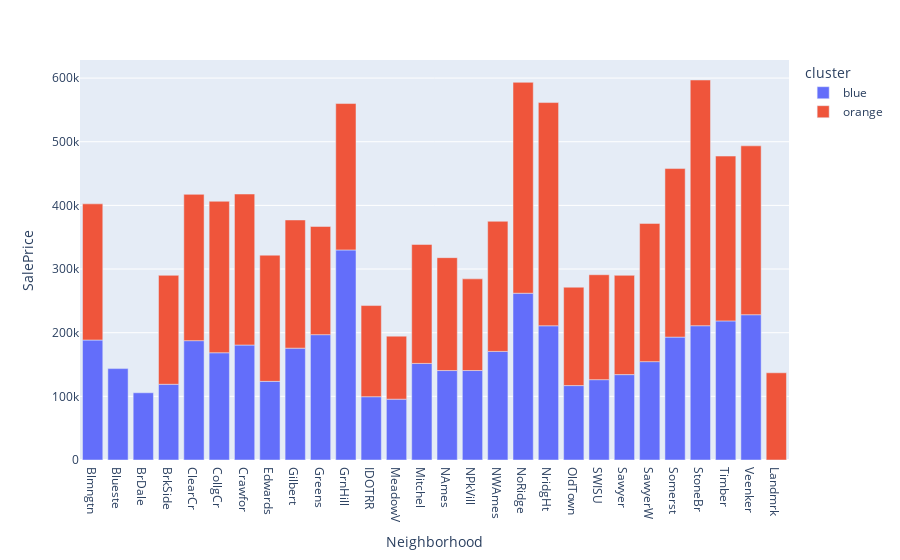

Notebook source saved alongside this figure:
### Code cell
neigh_plot = X_train
neigh_plot["cluster"] = clusters
merged = neigh_plot.groupby(["Neighborhood", "cluster"])["SalePrice"].mean().reset_index()
px.bar(merged, x="Neighborhood", y="SalePrice", color="cluster")

### Figure 1 — Plotly figure (JSON) as saved in the notebook; plotly's stock layout.template omitted (floating-point values rounded to 4 significant figures)
{"data": [{"alignmentgroup": "True", "hovertemplate": "cluster=blue<br>Neighborhood=%{x}<br>SalePrice=%{y}<extra></extra>", "legendgroup": "blue", "marker": {"color": "#636efa", "pattern": {"shape": ""}}, "name": "blue", "offsetgroup": "blue", "orientation": "v", "showlegend": true, "textposition": "auto", "type": "bar", "x": ["Blmngtn", "Blueste", "BrDale", "BrkSide", "ClearCr", "CollgCr", "Crawfor", "Edwards", "Gilbert", "Greens", "GrnHill", "IDOTRR", "MeadowV", "Mitchel", "NAmes", "NPkVill", "NWAmes", "NoRidge", "NridgHt", "OldTown", "SWISU", "Sawyer", "SawyerW", "Somerst", "StoneBr", "Timber", "Veenker"], "xaxis": "x", "y": [188500.0, 143590, 105600.0, 119000.0, 187500.0, 168500.0, 180600.0, 123500.0, 175700.0, 196900.0, 330000, 99430.0, 95570.0, 151700.0, 140500.0, 140600.0, 170600.0, 262000, 210900.0, 116900.0, 126200.0, 134200.0, 154500.0, 193100.0, 211000.0, 218500.0, 228200.0], "yaxis": "y"}, {"alignmentgroup": "True", "hovertemplate": "cluster=orange<br>Neighborhood=%{x}<br>SalePrice=%{y}<extra></extra>", "legendgroup": "orange", "marker": {"color": "#EF553B", "pattern": {"shape": ""}}, "name": "orange", "offsetgroup": "orange", "orientation": "v", "showlegend": true, "textposition": "auto", "type": "bar", "x": ["Blmngtn", "BrkSide", "ClearCr", "CollgCr", "Crawfor", "Edwards", "Gilbert", "Greens", "GrnHill", "IDOTRR", "Landmrk", "MeadowV", "Mitchel", "NAmes", "NPkVill", "NWAmes", "NoRidge", "NridgHt", "OldTown", "SWISU", "Sawyer", "SawyerW", "Somerst", "StoneBr", "Timber", "Veenker"], "xaxis": "x", "y": [213900.0, 171100.0, 229800.0, 238000.0, 237200.0, 198200.0, 201400.0, 170000, 230000, 143200.0, 137000, 99000, 186900.0, 177300.0, 144000, 204400.0, 331300.0, 350600.0, 154600.0, 164900.0, 156000.0, 217100.0, 264800.0, 386000.0, 259000.0, 265300.0], "yaxis": "y"}], "layout": {"barmode": "relative", "legend": {"title": {"text": "cluster"}, "tracegroupgap": 0}, "margin": {"t": 60}, "xaxis": {"anchor": "y", "domain": [0, 1], "title": {"text": "Neighborhood"}}, "yaxis": {"anchor": "x", "domain": [0, 1], "title": {"text": "SalePrice"}}}}
